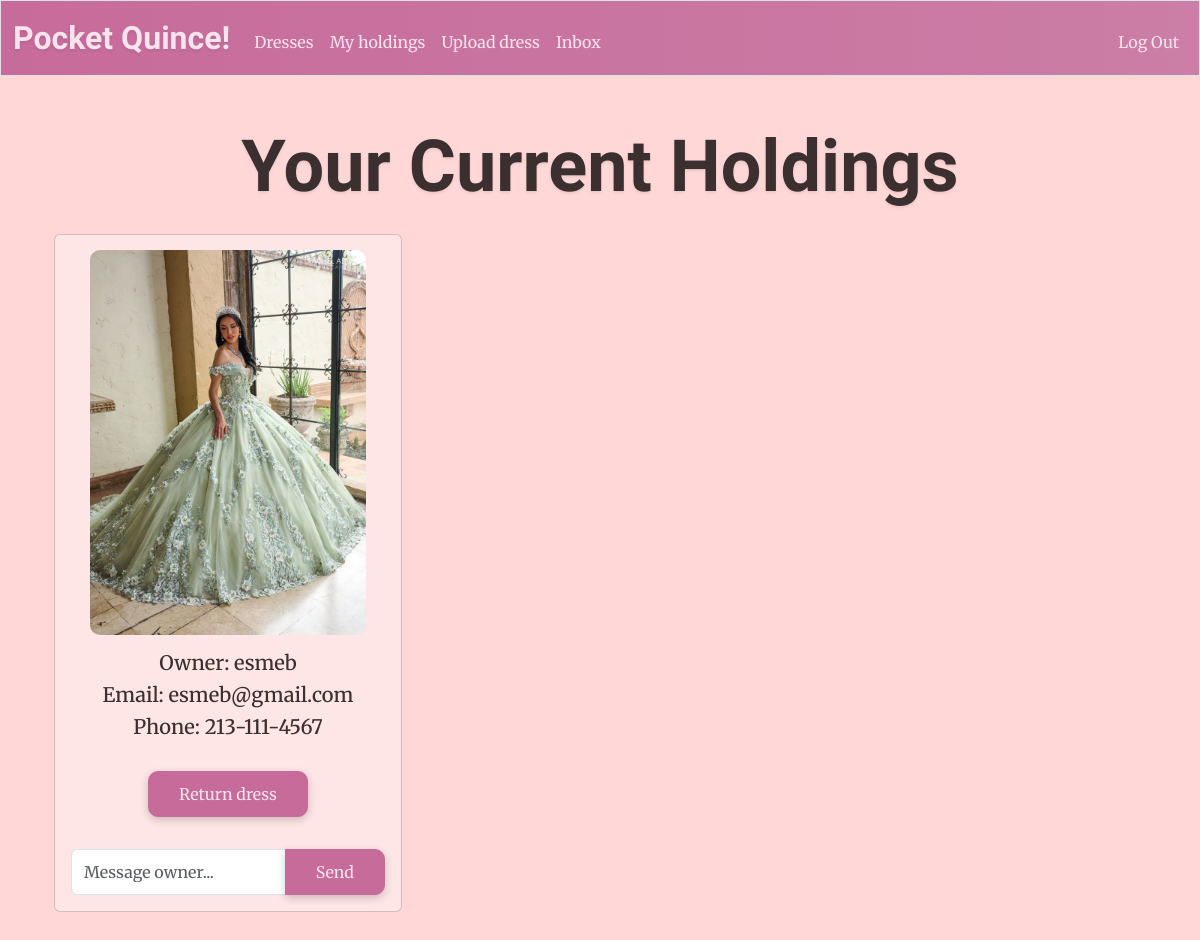
Screenshot of /holdings (signed in) with the database file from the repository.
### tables this page shows
CREATE TABLE dresses (
    id INTEGER PRIMARY KEY AUTOINCREMENT,
    size TEXT NOT NULL,
    color TEXT NOT NULL,
    owner INTEGER NOT NULL,
    image_url TEXT,
    time_posted TEXT NOT NULL DEFAULT CURRENT_TIMESTAMP,
    FOREIGN KEY (owner) REFERENCES users(id)
);

CREATE TABLE users (
id INTEGER PRIMARY KEY AUTOINCREMENT NOT NULL, 
username TEXT NOT NULL UNIQUE, 
email TEXT NOT NULL, 
phone TEXT NOT NULL, 
hash TEXT NOT NULL
);

### app.py (the view)
@app.route("/holdings")
@login_required
def holdings():
    db = get_db() # Establish database connection to wardrobe.db
    holdingBuffer = db.execute("SELECT * FROM dresses JOIN holdings as h on dresses.id = h.dress_id WHERE h.user_id = ? AND h.rent_end IS NULL ORDER BY h.rent_start DESC", (session["user_id"],)).fetchall()
    holdings = [] # Empty list for all rented dresses
    for holding in holdingBuffer:
        holding = dict(holding)  # Convert Row object to dictionary not readonly to allow changes
        holding["owner_id"] = holding["owner"]
        owner = db.execute("SELECT username, email, phone FROM users WHERE id = ?", (holding["owner"],)).fetchone()
        holding["owner_name"] = owner["username"]
        holding["owner_email"] = owner["email"]
        holding["owner_phone"] = owner["phone"]
        holdings.append(holding) # Add updated dictionary to list
    return render_template("holdings.html", holdings=holdings)

### app.py (called while the page is built)
def get_db():
    if "db" not in g: # Check if database connection already exists
        g.db = sqlite3.connect(DATABASE) # Open database and store connection for reuse
        g.db.row_factory = sqlite3.Row # Enable dictionary-like row access for reading
    return g.db # Return database connection

@app.after_request
def after_request(response):
    response.headers["Cache-Control"] = "no-cache, no-store, must-revalidate"
    response.headers["Expires"] = 0
    response.headers["Pragma"] = "no-cache"
    return response

### help.py (called while the page is built)
def login_required(f):
    @wraps(f)
    def decorated_function(*args, **kwargs):
        if session.get("user_id") is None:
            return redirect("/login")
        return f(*args, **kwargs)
    return decorated_function

### templates/holdings.html (shortened to what this page needs)
{% extends "layout.html" %}
{% block main %}
    <h1 class = "imperial mb-4">Your Current Holdings</h1>
    {% if holdings|length == 0 %}
        <h3 class = "body-font">You are not currently holding any dresses.</h3>
    {% else %}
        <div class="container">
            <div class="row">
                {% for dress in holdings %}
                    <div class = "col-md-4 mb-4">
                        <div class = "card dress-card">
                            <img class = "catalogImage mx-auto d-block" src = "{{ dress['image_url'] }}" alt = "Dress image">
                            <div class = "card-body">
                                <h5 class = "body-font">{{ "Owner: " + dress["owner_name"] }}</h5>
                                <h5 class = "body-font">{{ "Email: " + dress["owner_email"]}}</h5>
                                <h5 class = "body-font">{{ "Phone: " + dress["owner_phone"]}}</h5>
                                <form action = "/returnDress" method = "post">
                                    <br>
                                    <button class="btn btn-primary body-font" type="submit">Return dress</button>
                                </form>
                                <br>
                                <form action="/messages" method="post" class="mt-2">
                                    <div class="input-group">
                                        <input type="text" name="body" class="form-control body-font" placeholder="Message owner..." required>
                                        <button type="submit" class="btn btn-primary btn-sm body-font">Send</button>
                                    </div>
                                </form>
                            </div>
                        </div>
                    </div>
                {% endfor %}
            </div>
        </div>
    {% endif %}
{% endblock %}

### static/style.css (style rules this page uses)
body { background-color: #FFD7D7; }
.imperial { font-family: 'Imperial Script', cursive; text-shadow: 0px 2px 3px rgba(0,0,0,0.08); font-weight: 700; font-size: 450%; color: #3B2F2F; }
.body-font { font-family: 'Merriweather', serif; color: #3B2F2F }
.btn-primary { background-color: #C76B9B; color: #F9E3EC; border-color: #C76B9B; font-size: 1rem; border-radius: 10px; padding: 10px 30px; box-shadow: 0px 3px 8px rgba(0, 0, 0, 0.2); }
.catalogImage { width: 80%; height: 80%; max-height: 550px; object-fit: cover; object-position: center; border-radius: 10px; }
.dress-card { padding-top: 15px; height: 100%; }
.card { background-color: #FFE6E6; }
form label, form button { background-color: #C76B9B; border: 1px #C76B9B; padding: 5px 10px; border-radius: 900px; box-shadow: 0px 3px 8px rgba(0, 0, 0, 0.2); font-size: 0.8rem; height: auto; display: inline-block; width: auto; cursor: pointer; }

### rows the page displays
dresses: image_url (picture)
users: username "Owner: esmeb", email "Email: esmeb@gmail.com", phone "Phone: 213-111-4567"
